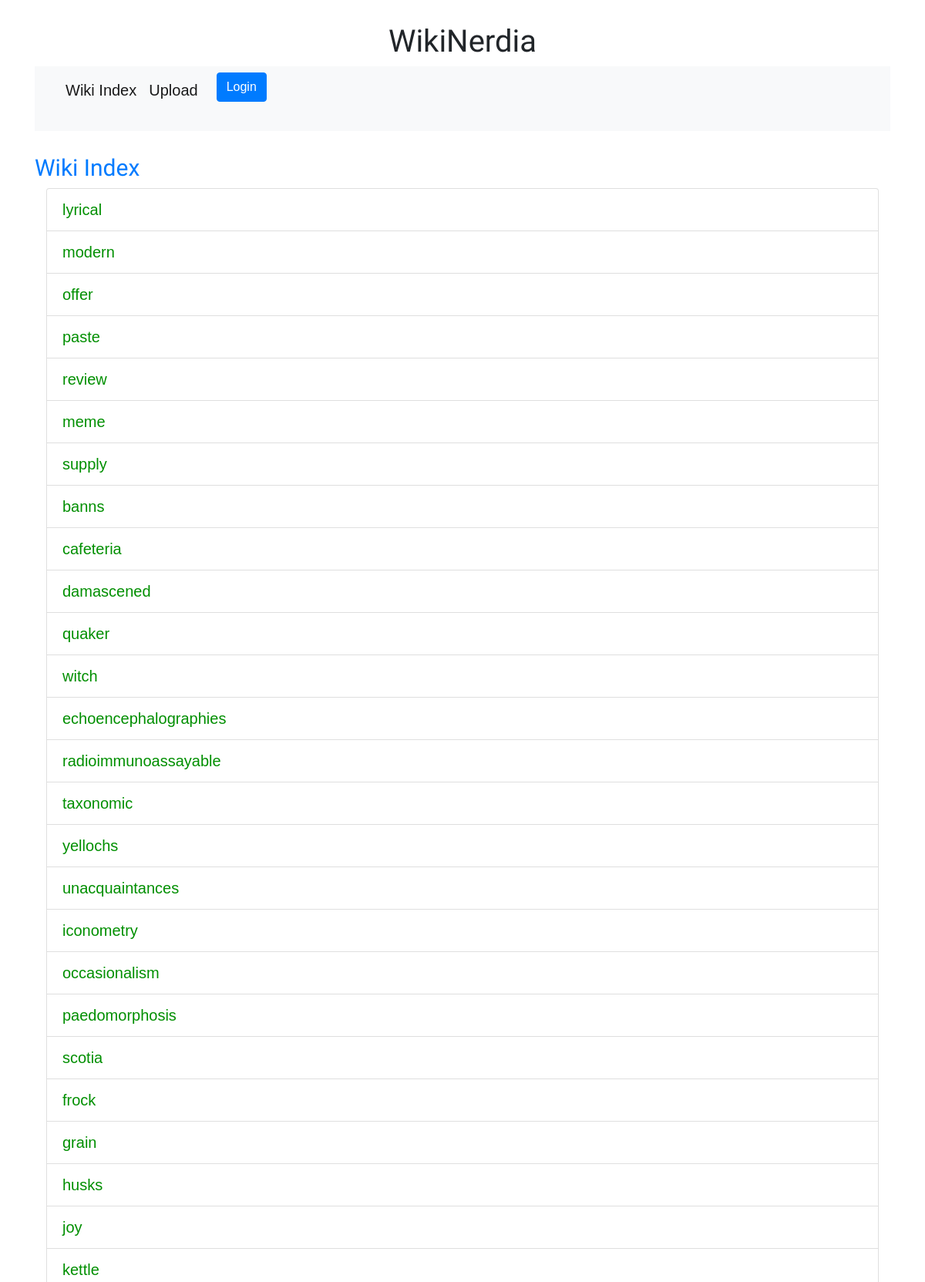
Page /wiki/ (upper part) on the committed database.
### wiki/models.py (models this page shows, shortened)
class Page(models.Model):
    title = models.CharField(max_length=64, primary_key=True)
    content = models.TextField()

### wiki/views.py (the view)
# urls.py: path('', views.IndexView.as_view(), name='index'),
class IndexView(generic.ListView):
    template_name = 'wiki/index.html'
    context_object_name = 'pages'
    def get_queryset(self):
        return Page.objects.all()

### wiki/templates/wiki/index.html (shortened to what this page needs)
{% extends "wiki/base.html" %}
{% load static %}
{% block content %}
{% block contentTitle %}
<nav class="navbar navbar-expand-lg navbar-light bg-light">
    <div class="collapse navbar-collapse" id="navbarSupportedContent">
        <ul class="navbar-nav mr-auto">
            <li class="nav-item active">
                <a class="nav-link" href="{% url 'wiki:index' %}">Wiki Index<span class="sr-only">(current)</span></a>
            </li>
            <li class="nav-item active">
                <a class="nav-link" href="{% url 'wiki:upload_page' %}">Upload<span class="sr-only">(current)</span></a>
            </li>
            <li class="nav-item active">
                    <a class="nav-link" href="#"><span class="sr-only">(current)</span></a>
                </li>
            <li>
                {% if user.is_authenticated %}
                <a href="{% url 'wiki:logout' %}" class="btn btn-danger" style="align-self: right;">Logout</a><br><br>
                {% else %}
                <a href="{% url 'wiki:logout' %}" class="btn btn-primary">Login</a><br>
                <br>
                {% endif %}
            </li>
        </ul>
    </div>
</nav>
<br>
<h2 class="text-primary" style="font-size: 30px;">Wiki Index</h2>
{% endblock %}
<div class="container">
    {% if pages %}
    <ul class="list-group" id="listorder">
        {% for page in pages %}
        <li class="list-group-item"><a href="{% url 'wiki:detail' page.title %}">{{ page.title }}</a></li>
        {% endfor %}
    </ul>
    {% else %}
    <p>No pages are available.</p>
    {% endif %}
</div>
{% endblock content %}

### wiki/static/wiki/style.css (style rules this page uses)
li a { color: rgb(0, 143, 0); }
body { background: rgb(255, 255, 255); }
h2 { font-family: 'Days One', sans-serif; font-size: 15px; color: rgb(0, 143, 0); }

### wiki/templates/wiki/index.html (style rules this page uses)
body { font-family: Arial, Helvetica, sans-serif; font-size: 20px; }

### rows in the picture
Page: title "lyrical"
Page: title "modern"
Page: title "offer"
Page: title "paste"
Page: title "review"
Page: title "meme"
Page: title "supply"
Page: title "banns"
Page: title "cafeteria"
Page: title "damascened"
Page: title "quaker"
Page: title "witch"
Page: title "echoencephalographies"
Page: title "radioimmunoassayable"
Page: title "taxonomic"
Page: title "yellochs"
Page: title "unacquaintances"
Page: title "iconometry"
Page: title "occasionalism"
Page: title "paedomorphosis"
Page: title "scotia"
Page: title "frock"
Page: title "grain"
Page: title "husks"
Page: title "joy"
Page: title "kettle"
